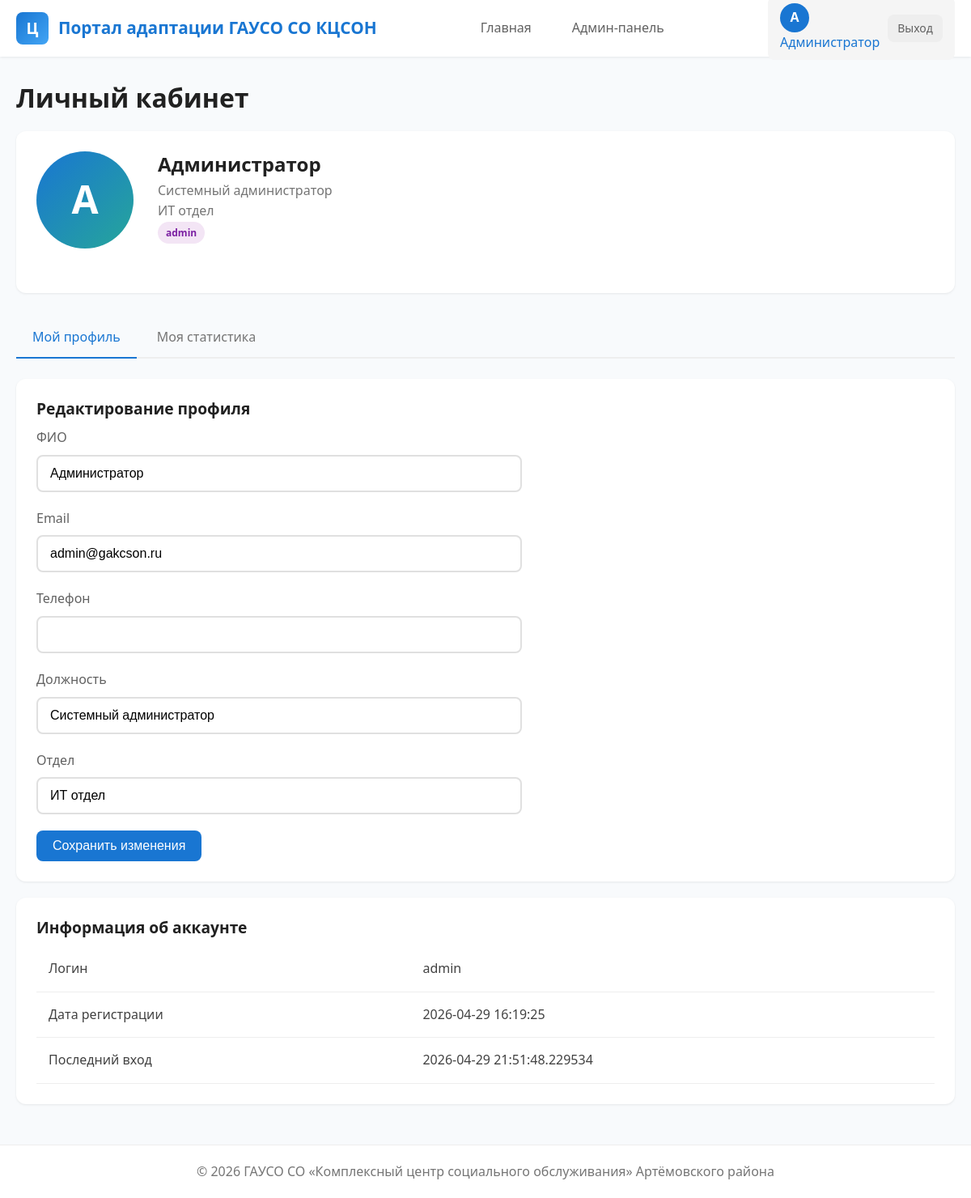
Screenshot of /profile (signed in) with the database file from the repository.
### tables this page shows
CREATE TABLE users (
            id INTEGER PRIMARY KEY AUTOINCREMENT,
            username TEXT UNIQUE NOT NULL,
            password TEXT NOT NULL,
            email TEXT,
            full_name TEXT,
            role TEXT DEFAULT 'user',
            position TEXT,
            department TEXT,
            phone TEXT,
            avatar TEXT,
            created_at TIMESTAMP DEFAULT CURRENT_TIMESTAMP,
            last_login TIMESTAMP
        );

### app.py (the view, shortened to what this page needs)
@app.route('/profile', methods=['GET', 'POST'])
@login_required
def profile():
    conn = get_db_connection()
    user = conn.execute('SELECT * FROM users WHERE id = ?', (session['user_id'],)).fetchone()
    user_courses = conn.execute('''
        SELECT c.id, c.title, c.category, c.instructor, c.duration,
               COUNT(l.id) as total_lessons,
               SUM(CASE WHEN p.status = 'completed' THEN 1 ELSE 0 END) as completed,
               AVG(CASE WHEN p.score THEN p.score ELSE 0 END) as avg_score
        FROM courses c
        JOIN lessons l ON c.id = l.course_id
        LEFT JOIN progress p ON l.id = p.lesson_id AND p.user_id = ?
        GROUP BY c.id
    ''', (session['user_id'],)).fetchall()
    conn.close()
    return render_template('profile.html', user=user, user_courses=user_courses)

### app.py (called while the page is built)
def get_db_connection():
    conn = sqlite3.connect('portal.db')
    conn.row_factory = sqlite3.Row
    return conn

def login_required(f):
    @wraps(f)
    def decorated_function(*args, **kwargs):
        if 'user_id' not in session:
            return redirect(url_for('login'))
        return f(*args, **kwargs)
    return decorated_function

@app.before_request
def load_user():
    g.user = None
    if 'user_id' in session:
        conn = get_db_connection()
        g.user = conn.execute('SELECT * FROM users WHERE id = ?', (session['user_id'],)).fetchone()
        conn.close()

### templates/profile.html (shortened to what this page needs)
{% extends "base.html" %}
{% block content %}
<h1>Личный кабинет</h1>
<div class="card" style="margin-bottom: 30px;">
    <div class="profile-header">
        <div class="profile-avatar">{{ user.full_name[0] if user.full_name else 'U' }}</div>
        <div class="profile-info">
            <h2>{{ user.full_name }}</h2>
            <p>{{ user.position }}</p>
            <p>{{ user.department }}</p>
            <span class="badge badge-{{ 'admin' if user.role == 'admin' else 'user' }}">
                {{ user.role }}
            </span>
        </div>
    </div>
</div>
<div class="tabs">
    <div class="tab active" data-tab="tab-profile">Мой профиль</div>
    <div class="tab" data-tab="tab-progress">Моя статистика</div>
</div>
<div id="tab-profile" class="tab-content">
    <div class="card">
        <h3>Редактирование профиля</h3>
        <form method="POST" class="profile-form">
            <div class="form-group">
                <label for="full_name">ФИО</label>
                <input type="text" id="full_name" name="full_name" class="form-control" value="{{ user.full_name or '' }}" required>
            </div>
            <div class="form-group">
                <label for="email">Email</label>
                <input type="email" id="email" name="email" class="form-control" value="{{ user.email or '' }}">
            </div>
            <div class="form-group">
                <label for="phone">Телефон</label>
                <input type="text" id="phone" name="phone" class="form-control" value="{{ user.phone or '' }}">
            </div>
            <div class="form-group">
                <label for="position">Должность</label>
                <input type="text" id="position" name="position" class="form-control" value="{{ user.position or '' }}">
            </div>
            <div class="form-group">
                <label for="department">Отдел</label>
                <input type="text" id="department" name="department" class="form-control" value="{{ user.department or '' }}">
            </div>
            <button type="submit" class="btn btn-primary">Сохранить изменения</button>
        </form>
    </div>
    <div class="card" style="margin-top: 20px;">
        <h3>Информация об аккаунте</h3>
        <table class="table">
            <tr>
                <td>Логин</td>
                <td>{{ user.username }}</td>
            </tr>
            <tr>
                <td>Дата регистрации</td>
                <td>{{ user.created_at }}</td>
            </tr>
            <tr>
                <td>Последний вход</td>
                <td>{{ user.last_login or 'Никогда' }}</td>
            </tr>
        </table>
    </div>
</div>
{% endblock %}

### templates/base.html (shortened to what this page needs)
<!DOCTYPE html>
<html lang="ru">
<head>
    <link rel="stylesheet" href="{{ url_for('static', filename='css/style.css') }}">
</head>
<body>
    {% if session.get('user_id') %}
    <header>
        <div class="container">
            <div class="header-content">
                <a href="{{ url_for('index') }}" class="logo">
                    <div class="logo-icon">Ц</div>
                    <span>Портал адаптации ГАУСО СО КЦСОН</span>
                </a>
                <nav>
                    <a href="/" class="{{ 'active' if request.endpoint == 'index' else '' }}">Главная</a>
                    {% if g.user and g.user.role == 'admin' %}
                    <a href="{{ url_for('admin') }}" class="{{ 'active' if request.endpoint == 'admin' else '' }}">Админ-панель</a>
                    {% endif %}
                </nav>
                <div class="user-menu">
                    <a href="{{ url_for('profile') }}">
                        <div class="user-avatar">{{ g.user.full_name[0] if g.user and g.user.full_name else 'U' }}</div>
                        <span>{{ g.user.full_name if g.user and g.user.full_name else session.get('username', 'Пользователь') }}</span>
                    </a>
                    <a href="{{ url_for('logout') }}" class="btn btn-sm btn-secondary">Выход</a>
                </div>
            </div>
        </div>
    </header>
    {% endif %}
    <main>
        <div class="container">
            {% block content %}{% endblock %}
        </div>
    </main>
    {% if session.get('user_id') %}
    <footer>
        <div class="container">
            <p>&copy; 2026 ГАУСО СО &laquo;Комплексный центр социального обслуживания&raquo; Артёмовского района</p>
        </div>
    </footer>
    {% endif %}
</body>
</html>

### rows the page displays
users: user "А", user "Администратор", full_name "А", full_name "Администратор", position "Системный администратор", department "ИТ отдел", role "admin", email "admin@gakcson.ru", username "admin", created_at "2026-04-29 16:19:25", last_login "2026-04-29 21:51:48.229534"
